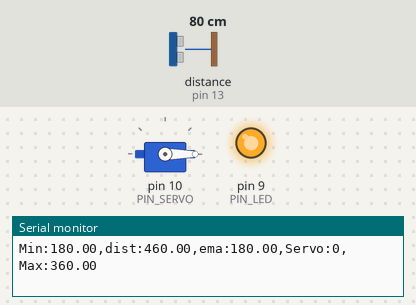
The sketch below on a simulated Arduino Uno, built with avr-gcc and run on an emulated ATmega328P. Shown: servo, output pins drawn as LEDs (lit = HIGH), the last lines printed to the serial monitor. Wiring (inferred from the names in the program): ultrasonic range finder: trigger pin 12; echo pin 13. The test bench sets the inputs (shaded band); at power-on: distance to the obstacle (sensor on pin 13) 80 cm. The echo pulse lasts 58.3 µs per cm; pins used as bus, display or sensor lines are not drawn.

Above: at 1.2 s.
1.3 s: distance to the obstacle (sensor on pin 13) set to 18 cm
At 2.6 s:
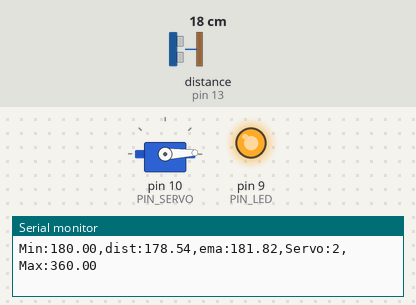
2.9 s: distance to the obstacle (sensor on pin 13) set to 35 cm
At 4.6 s:
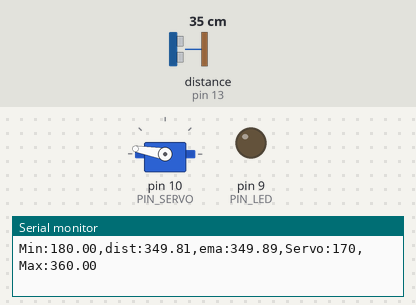
4.9 s: distance to the obstacle (sensor on pin 13) set to 2 cm
At 6.1 s:
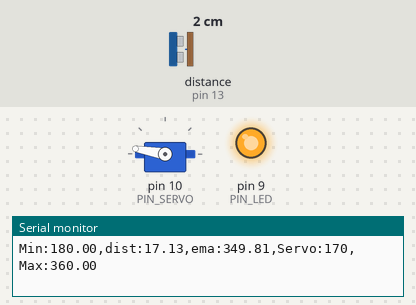
Timing chart, 0 to 7.9 s (numbered marks = the images above; inputs shaded):
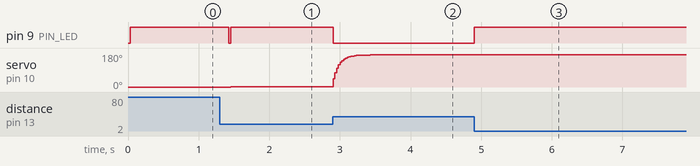

The sketch:

11_example_1.ino
```cpp
#include <Servo.h>

// Arduino pin assignment
#define PIN_LED   9   // LED active-low
#define PIN_TRIG  12  // sonar sensor TRIGGER
#define PIN_ECHO  13  // sonar sensor ECHO
#define PIN_SERVO 10  // servo motor

// configurable parameters for sonar
#define SND_VEL 346.0     // sound velocity at 24 celsius degree (unit: m/sec)
#define INTERVAL 25       // sampling interval (unit: msec)
#define PULSE_DURATION 10 // ultra-sound Pulse Duration (unit: usec)
#define _DIST_MIN 180.0   // minimum distance to be measured (unit: mm)
#define _DIST_MAX 360.0   // maximum distance to be measured (unit: mm)

#define TIMEOUT ((INTERVAL / 2) * 1000.0) // maximum echo waiting time (unit: usec)
#define SCALE (0.001 * 0.5 * SND_VEL) // coefficent to convert duration to distance

#define _EMA_ALPHA 0.25    // EMA weight of new sample (실험으로 선택)

// duty duration for myservo.writeMicroseconds()
// 실습 2에서 측정한 값으로 교체할 것
#define _DUTY_MIN 530    // servo 0 degree
#define _DUTY_NEU 1500    // servo 90 degree
#define _DUTY_MAX 2300    // servo 180 degree

// global variables
float dist_ema, dist_prev;          // unit: mm
unsigned long last_sampling_time;   // unit: ms

Servo myservo;

void setup() {
  // initialize GPIO pins
  pinMode(PIN_LED, OUTPUT);
  pinMode(PIN_TRIG, OUTPUT);
  pinMode(PIN_ECHO, INPUT);
  digitalWrite(PIN_TRIG, LOW);

  // 보정한 펄스 범위를 attach에 넘겨야 _DUTY_MIN/MAX가 잘리지 않음
  myservo.attach(PIN_SERVO, _DUTY_MIN, _DUTY_MAX);
  myservo.writeMicroseconds(_DUTY_MIN);

  // initialize USS related variables
  dist_prev = _DIST_MIN;
  dist_ema = dist_prev;

  // initialize serial port
  Serial.begin(57600);
}

void loop() {
  float dist_raw, dist_filtered, duty;

  // wait until next sampling time.
  if (millis() < last_sampling_time + INTERVAL)
    return;

  // get a distance reading from the USS
  dist_raw = USS_measure(PIN_TRIG, PIN_ECHO);

  // range filter: 18 ~ 36cm 밖이면 직전 유효값 사용
  if ((dist_raw == 0.0) || (dist_raw > _DIST_MAX) || (dist_raw < _DIST_MIN)) {
      dist_filtered = dist_prev;
      digitalWrite(PIN_LED, 1);       // 범위 밖: LED OFF
  } else {
      dist_filtered = dist_raw;
      dist_prev = dist_raw;
      digitalWrite(PIN_LED, 0);       // 범위 안: LED ON
  }

  // EMA filter
  dist_ema = _EMA_ALPHA * dist_filtered + (1.0 - _EMA_ALPHA) * dist_ema;

  // 거리에 비례하여 서보 제어 (180mm -> 0도, 360mm -> 180도)
  duty = _DUTY_MIN + (dist_ema - _DIST_MIN) * (_DUTY_MAX - _DUTY_MIN) / (_DIST_MAX - _DIST_MIN);
  myservo.writeMicroseconds((int)duty);

  // output the distance to the serial port
  Serial.print("Min:");    Serial.print(_DIST_MIN);
  Serial.print(",dist:");  Serial.print(min(dist_raw, _DIST_MAX + 100));  // 플로터 y축이 늘어나지 않게 제한
  Serial.print(",ema:");   Serial.print(dist_ema);
  Serial.print(",Servo:"); Serial.print(myservo.read());
  Serial.print(",Max:");   Serial.print(_DIST_MAX);
  Serial.println("");

  // update last sampling time
  last_sampling_time += INTERVAL;
}

// get a distance reading from USS. return value is in millimeter.
float USS_measure(int TRIG, int ECHO)
{
  digitalWrite(TRIG, HIGH);
  delayMicroseconds(PULSE_DURATION);
  digitalWrite(TRIG, LOW);

  return pulseIn(ECHO, HIGH, TIMEOUT) * SCALE; // unit: mm
}
```

Measured:
- after the input at 1.3 s, pin 9 (PIN_LED): HIGH → LOW after 0.13 s, → HIGH 0.03 s later; servo on pin 10 (PIN_SERVO): 0° → 1° after 0.15 s, → 2° 0.12 s later
- after the input at 2.9 s, pin 9 (PIN_LED): HIGH → LOW at once; servo on pin 10 (PIN_SERVO): moves from 2° to 170° over 0.52 s, starting at once
- after the input at 4.9 s, pin 9 (PIN_LED): LOW → HIGH at once
